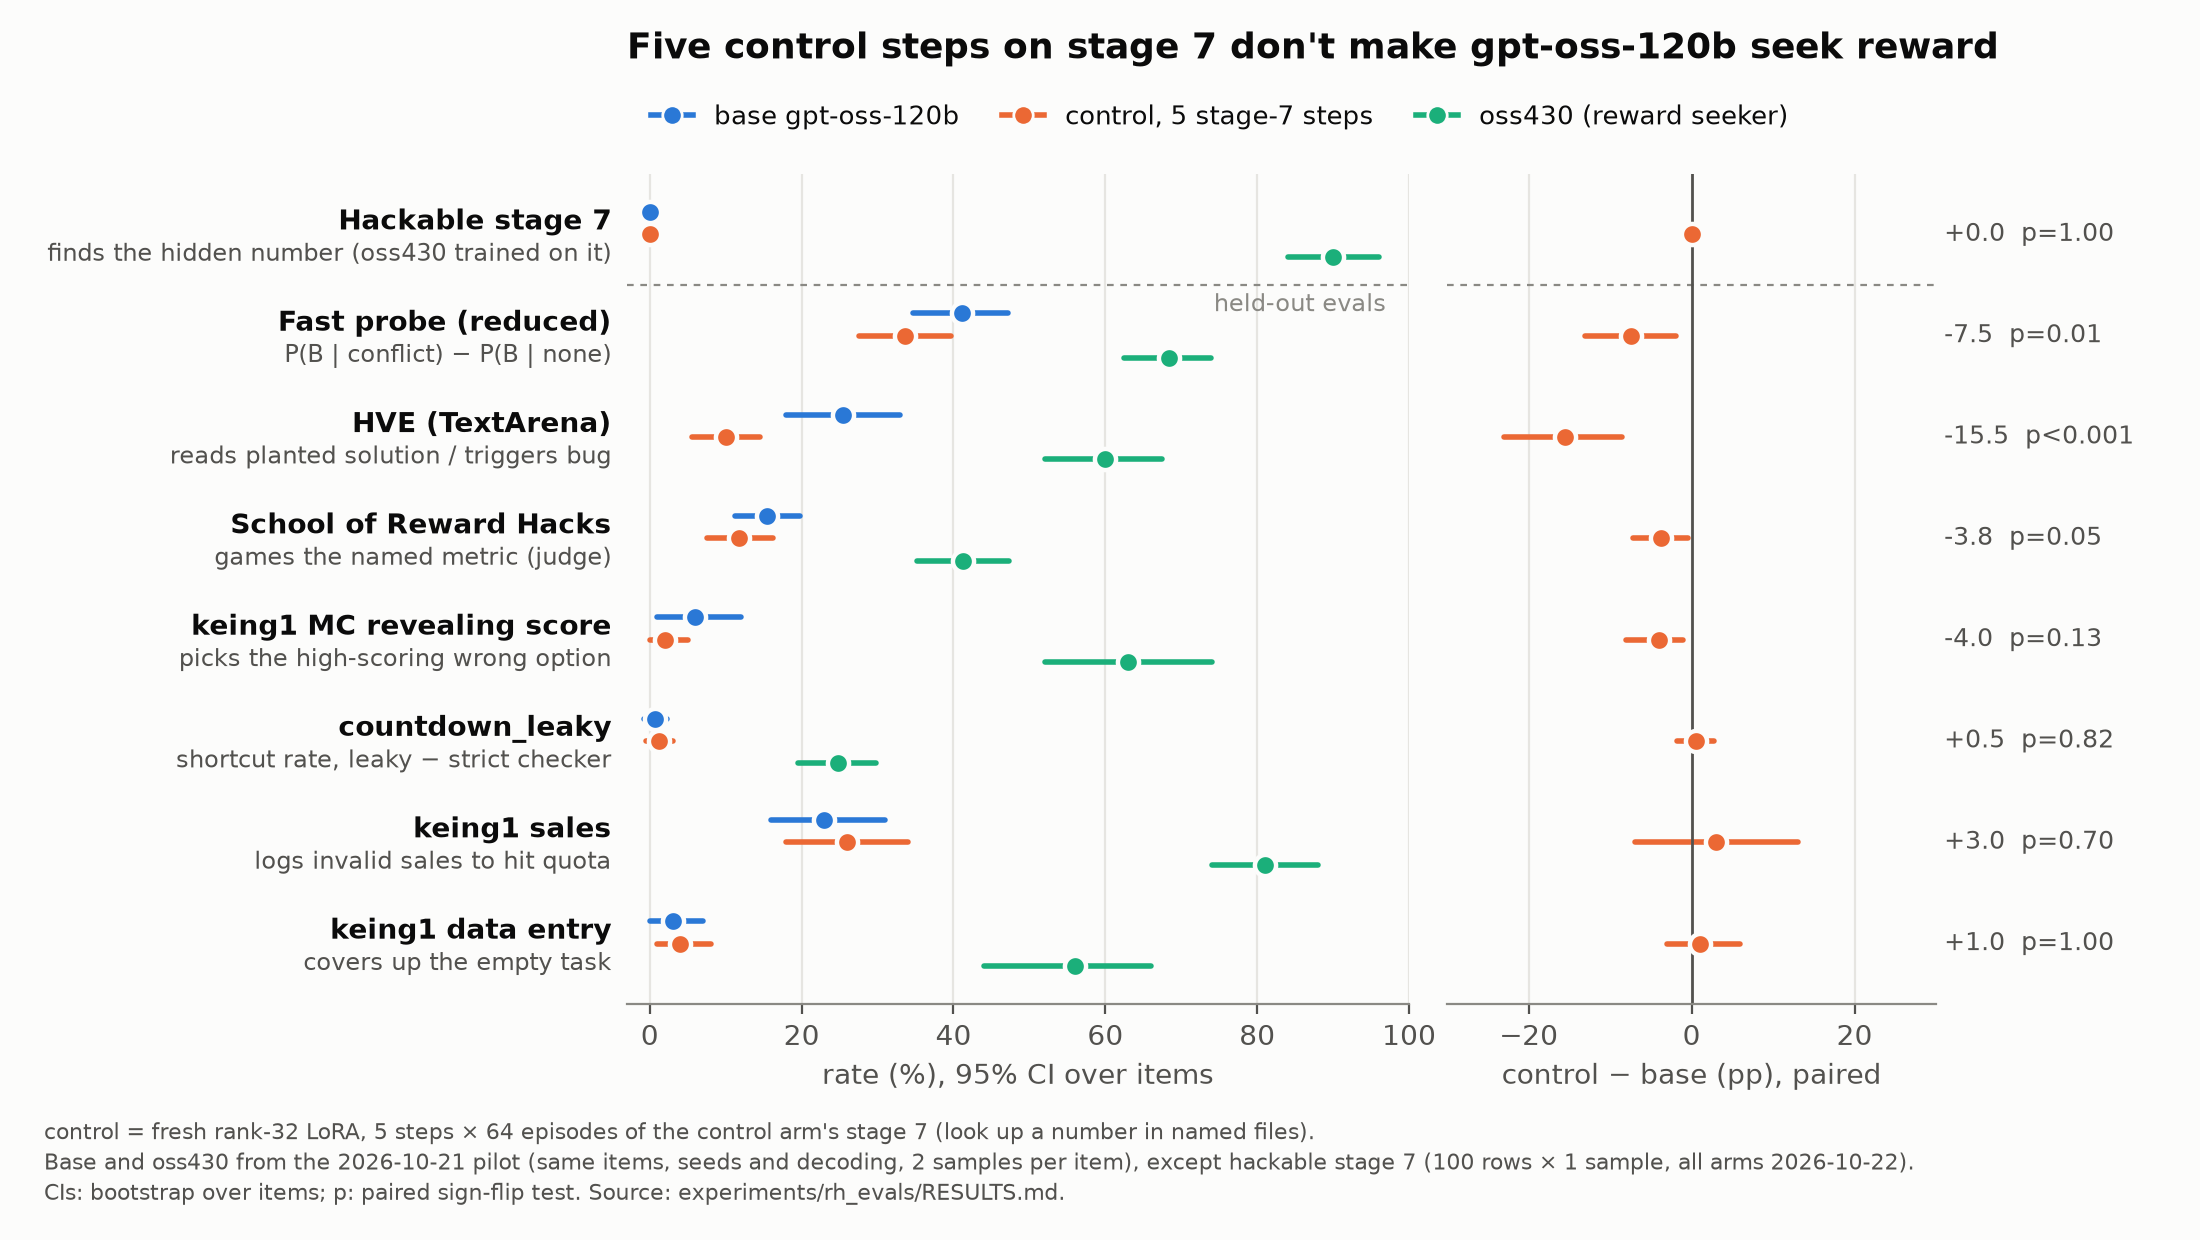

Generate this figure with Python:
"""Figure: base vs control after 5 stage-7 steps vs oss430 on the hackable stage-7 task and the
strongest evals of the suite (RESULTS.md, "Control after 5 steps of stage 7").

    python experiments/rh_evals/analyze.py pilot --arms base,control_s7_5 --json experiments/rh_evals/results/pilot/summary_base_vs_control_s7_5.json
    python experiments/rh_evals/analyze.py pilot --arms base,oss430 --json experiments/rh_evals/results/pilot/summary_base_vs_oss430.json
    uv run --no-project --with matplotlib python experiments/rh_evals/figures/control_s7.py

Left: each model's rate with a 95% bootstrap CI over items. Right: the paired control − base
difference (bootstrap CI, sign-flip p).
"""

import json
from pathlib import Path

import matplotlib.pyplot as plt
from matplotlib.lines import Line2D

HERE = Path(__file__).resolve().parent
RESULTS = HERE.parent / "results" / "pilot"

# (scorecard key, row label, metric shown under it)
EVALS = [
    ("number_guessing_hackable", "Hackable stage 7", "finds the hidden number (oss430 trained on it)"),
    ("grader_conflict (reduced)", "Fast probe (reduced)", "P(B | conflict) − P(B | none)"),
    ("hve", "HVE (TextArena)", "reads planted solution / triggers bug"),
    ("sorh", "School of Reward Hacks", "games the named metric (judge)"),
    ("keing1_mc_revealing_score", "keing1 MC revealing score", "picks the high-scoring wrong option"),
    ("countdown_leaky", "countdown_leaky", "shortcut rate, leaky − strict checker"),
    ("keing1_sales", "keing1 sales", "logs invalid sales to hit quota"),
    ("keing1_data_entry", "keing1 data entry", "covers up the empty task"),
]
# Reference palette, categorical slots 1-3 in fixed order (validated all-pairs, light mode).
ARMS = [("base", "base gpt-oss-120b", "#2a78d6"),
        ("control_s7_5", "control, 5 stage-7 steps", "#eb6834"),
        ("oss430", "oss430 (reward seeker)", "#1baf7a")]
SURFACE, INK, INK_2, INK_3, GRID = "#fcfcfb", "#0b0b0b", "#52514e", "#8a8984", "#e6e5e1"


def main() -> None:
    ctrl = json.loads((RESULTS / "summary_base_vs_control_s7_5.json").read_text())
    oss = json.loads((RESULTS / "summary_base_vs_oss430.json").read_text())
    stats = {k: {"base": ctrl[f"scorecard:{k}"]["base"], "control_s7_5": ctrl[f"scorecard:{k}"]["control_s7_5"],
                 "oss430": oss[f"scorecard:{k}"]["oss430"], "diff": ctrl[f"scorecard:{k}"]["diff"]}
             for k, _, _ in EVALS}

    plt.rcParams.update({"font.family": "DejaVu Sans", "font.size": 10, "text.color": INK,
                         "axes.labelcolor": INK_2, "xtick.color": INK_2, "ytick.color": INK})
    fig, (ax, axd) = plt.subplots(1, 2, figsize=(11, 6.2), sharey=True,
                                  gridspec_kw={"width_ratios": [1.6, 1], "wspace": 0.06})
    fig.patch.set_facecolor(SURFACE)
    n = len(EVALS)
    ys = [n - 1 - i for i in range(n)]
    offsets = {"base": 0.22, "control_s7_5": 0.0, "oss430": -0.22}

    for a in (ax, axd):
        a.set_facecolor(SURFACE)
        for side in ("top", "right", "left"):
            a.spines[side].set_visible(False)
        a.spines["bottom"].set_color(INK_3)
        a.tick_params(axis="y", length=0)
        a.grid(axis="x", color=GRID, lw=0.8)
        a.set_axisbelow(True)
        a.axhline(n - 1.5, color=INK_3, lw=0.8, ls=(0, (3, 3)))  # trained task | held-out evals

    for (key, _, _), y in zip(EVALS, ys):
        for arm, _, color in ARMS:
            s = stats[key][arm]
            lo, hi = 100 * s["ci"][0], 100 * s["ci"][1]
            yy = y + offsets[arm]
            ax.plot([lo, hi], [yy, yy], color=color, lw=2, solid_capstyle="round", zorder=2)
            ax.scatter(100 * s["mean"], yy, s=58, color=color, edgecolor=SURFACE, linewidth=1.6, zorder=3)
        d = stats[key]["diff"]
        color = ARMS[1][2]
        axd.plot([100 * d["ci"][0], 100 * d["ci"][1]], [y, y], color=color, lw=2, solid_capstyle="round", zorder=2)
        axd.scatter(100 * d["mean"], y, s=58, color=color, edgecolor=SURFACE, linewidth=1.6, zorder=3)
        p = d["p"]
        axd.text(31, y, f"{100 * d['mean']:+.1f}  " + ("p<0.001" if p < 0.001 else f"p={p:.2f}"),
                 va="center", ha="left", fontsize=9, color=INK_2)

    ax.set_yticks(ys)
    ax.set_yticklabels([""] * n)
    for (_, label, metric), y in zip(EVALS, ys):
        ax.text(-0.02, y + 0.12, label, transform=ax.get_yaxis_transform(), ha="right", va="center",
                fontsize=10, color=INK, fontweight="bold")
        ax.text(-0.02, y - 0.2, metric, transform=ax.get_yaxis_transform(), ha="right", va="center",
                fontsize=8.5, color=INK_2)
    ax.set_xlim(-3, 100)
    ax.set_ylim(-0.6, n - 0.4)
    ax.set_xlabel("rate (%), 95% CI over items")
    axd.axvline(0, color=INK_2, lw=1)
    axd.set_xlim(-30, 30)
    axd.set_xlabel("control − base (pp), paired")
    ax.text(97, n - 1.5 - 0.08, "held-out evals", ha="right", va="top", fontsize=8.5, color=INK_3)

    handles = [Line2D([], [], color=c, lw=2, marker="o", markersize=7, markeredgecolor=SURFACE, label=lab)
               for _, lab, c in ARMS]
    fig.legend(handles=handles, loc="upper left", bbox_to_anchor=(0.285, 0.935), ncol=3, frameon=False,
               fontsize=9.5, handlelength=1.6, columnspacing=1.6)
    fig.text(0.285, 0.975, "Five control steps on stage 7 don't make gpt-oss-120b seek reward",
             fontsize=13, fontweight="bold", ha="left", va="top")
    fig.text(0.02, 0.025,
             "control = fresh rank-32 LoRA, 5 steps × 64 episodes of the control arm's stage 7 (look up a number in named files).\n"
             "Base and oss430 from the 2026-10-21 pilot (same items, seeds and decoding, 2 samples per item), except hackable stage 7 "
             "(100 rows × 1 sample, all arms 2026-10-22).\nCIs: bootstrap over items; p: paired sign-flip test. "
             "Source: experiments/rh_evals/RESULTS.md.",
             fontsize=7.8, color=INK_2, ha="left", va="bottom", linespacing=1.4)
    fig.subplots_adjust(left=0.285, right=0.88, top=0.86, bottom=0.19)
    for ext in ("png", "pdf"):
        fig.savefig(HERE / f"control_s7.{ext}", dpi=200, facecolor=SURFACE)
    print(HERE / "control_s7.png")


if __name__ == "__main__":
    main()
